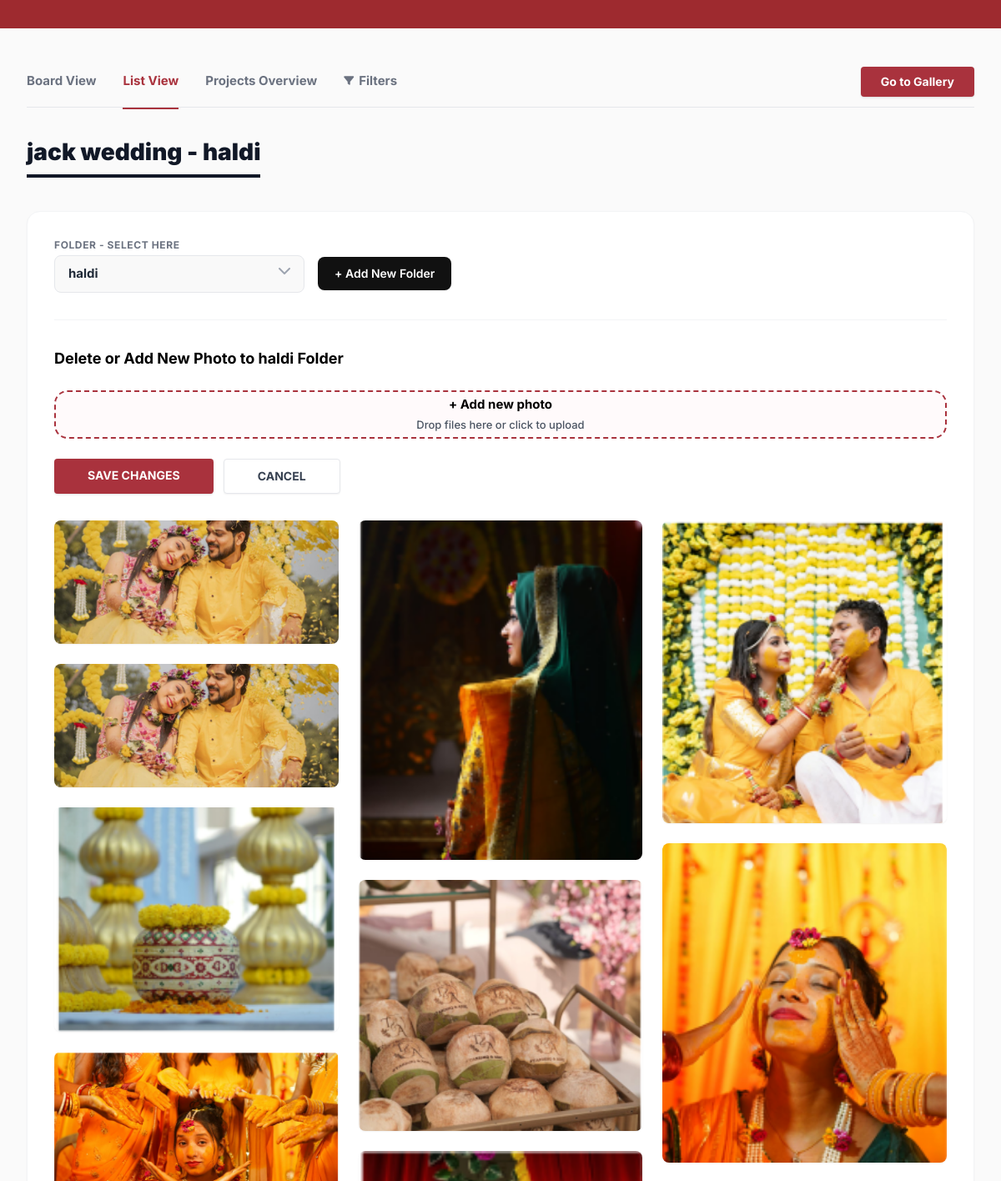
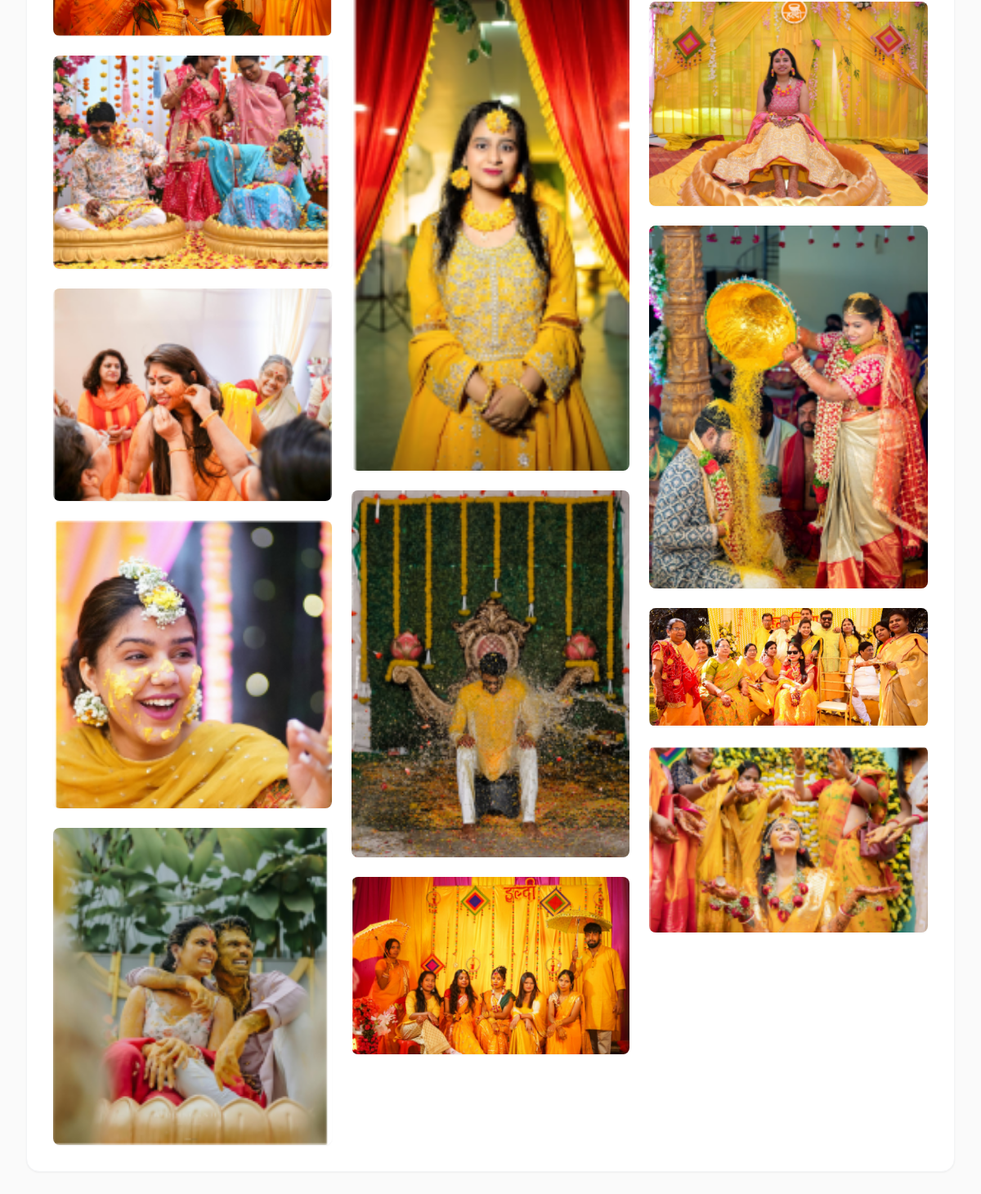
The app's page /galleries/edit/1/ with its own data (2 pictures, top to bottom).
### photography/models.py (models this page shows)
class Gallery(models.Model):
    title = models.CharField(max_length=255)
    project_id = models.CharField(max_length=50)
    event_date = models.DateField()
    created_at = models.DateTimeField(auto_now_add=True)
    share_token = models.UUIDField(default=uuid.uuid4, editable=False, unique=True)
    expiry_date = models.DateField(null=True, blank=True)
    submitted_at = models.DateTimeField(null=True, blank=True)
    album_choice = models.CharField(max_length=50, null=True, blank=True)

class Folder(models.Model):
    gallery = models.ForeignKey(Gallery, related_name='folders', on_delete=models.CASCADE)
    title = models.CharField(max_length=255)

class Image(models.Model):
    folder = models.ForeignKey(Folder, related_name='images', on_delete=models.CASCADE)
    file = models.ImageField(upload_to='galleries/')
    is_cover = models.BooleanField(default=False)

### photography/views.py (the view)
# urls.py: path('galleries/edit/<int:gallery_id>/', edit_gallery, name='edit_gallery'),
def edit_gallery(request, gallery_id):
    gallery = get_object_or_404(Gallery, id=gallery_id)
    folders = gallery.folders.all()
    current_folder_id = request.GET.get('folder')
    if current_folder_id:
        current_folder = get_object_or_404(Folder, id=current_folder_id, gallery=gallery)
    elif folders.exists():
        current_folder = folders.first()
    else:
        current_folder = None
    images = []
    if current_folder:
        images = current_folder.images.all()
    return render(request, 'gallery/edit_gallery.html', {
        'gallery': gallery,
        'folders': folders,
        'current_folder': current_folder,
        'images': images,
    })

### photography/context_processors.py (called while the page is built, shortened)
def notifications_context(request):
    return {'unread_notifications': [], 'unread_count': 0}

### photography/templates/gallery/edit_gallery.html (shortened to what this page needs)
{% extends "base.html" %}
{% load static %}
{% block content %}
<link rel="stylesheet" href="https://cdnjs.cloudflare.com/ajax/libs/font-awesome/6.5.1/css/all.min.css">
<div class="max-w-[1400px] mx-auto p-4 sm:p-6 lg:p-8 min-h-screen font-['Inter']">
    <div class="flex flex-col lg:flex-row justify-between items-start lg:items-end mb-8 border-b border-gray-200 pb-3 gap-6">
        <div class="flex gap-8 text-[15px]">
            <span class="text-gray-500 font-bold pb-2 cursor-pointer hover:text-black transition">Board View</span>
            <span class="text-[#A9323D] font-bold pb-2 border-b-2 border-[#A9323D] -mb-[15px] cursor-pointer">List View</span>
            <span class="text-gray-500 font-bold pb-2 cursor-pointer hover:text-black transition">Projects Overview</span>
            <span class="text-gray-500 font-bold pb-2 cursor-pointer hover:text-black transition flex items-center gap-1.5"><i class="fas fa-filter text-xs"></i> Filters</span>
        </div>
        <a href="{% url 'gallery_dashboard' %}" class="bg-[#A9323D] text-white px-6 py-2 rounded font-bold text-sm hover:bg-red-800 transition shadow whitespace-nowrap">
            Go to Gallery
        </a>
    </div>
    <div class="mb-10">
        <h1 class="text-[28px] font-black text-gray-900 border-b-4 border-gray-900 pb-1.5 inline-block">{{ gallery.title }} - {{ current_folder.title|default:"No Folder" }}</h1>
    </div>
    <div class="bg-white p-8 rounded-2xl shadow-sm border border-gray-100 mb-10">
        <div class="flex flex-wrap items-center gap-4 mb-8">
            <div class="relative w-[300px]">
                <label class="block text-xs font-bold text-gray-500 mb-1 tracking-wider">FOLDER - SELECT HERE</label>
                <select id="folderSelect" onchange="switchFolder(this.value)" class="w-full bg-[#f9f9f9] border border-gray-200 px-4 py-2.5 rounded-lg font-bold text-gray-800 outline-none focus:ring-1 focus:ring-gray-300 appearance-none text-[15px]">
                    {% for folder in folders %}
                    <option value="{{ folder.id }}" {% if folder.id == current_folder.id %}selected{% endif %}>{{ folder.title }}</option>
                    {% endfor %}
                </select>
            </div>
            <button onclick="openAddFolderModal()" class="bg-[#111] text-white px-5 py-2.5 rounded-lg font-semibold text-sm hover:bg-gray-800 transition shadow-sm mt-5">
                + Add New Folder
            </button>
        </div>
        {% if current_folder %}
        <div class="mb-8 border-t border-gray-100 pt-8">
            <p class="font-bold text-black text-lg mb-6">Delete or Add New Photo to {{ current_folder.title }} Folder</p>
            <form id="dropzoneForm" enctype="multipart/form-data">
                <div id="dropzoneZone" class="border-2 border-dashed border-[#A9323D] bg-[#fffafb] rounded-2xl p-1 text-center flex flex-col items-center justify-center cursor-pointer hover:bg-[#fff0f3] transition mb-6" onclick="document.getElementById('editFileInput').click()">
                    <p class="font-bold text-black text-[15px] mb-1">+ Add new photo</p>
                    <p class="text-gray-600 font-medium text-[13px]">Drop files here or click to upload</p>
                </div>
            </form>
            <div class="flex gap-3">
                <a href="{% url 'gallery_dashboard' %}" class="bg-[#A9323D] text-white px-10 py-2.5 rounded font-bold text-sm hover:bg-red-800 transition shadow">
                    SAVE CHANGES
                </a>
                <a href="{% url 'gallery_dashboard' %}" class="bg-white border border-gray-200 text-gray-700 px-10 py-2.5 rounded font-bold text-sm hover:bg-gray-50 transition shadow-sm">
                    CANCEL
                </a>
            </div>
        </div>
        <div class="edit-masonry-grid" id="imageGrid">
            {% for image in images %}
            <div class="edit-masonry-item shadow-sm" id="image_container_{{ image.id }}">
                <img src="{{ image.file.url }}" alt="Gallery Image" class="w-full h-auto block">
            </div>
            {% empty %}
            <div class="col-span-full text-center py-20 text-gray-400 font-medium" id="emptyStateMsg">No images in this folder.</div>
            {% endfor %}
        </div>
        {% else %}
        <div class="text-center py-20 text-gray-400 font-medium">No folders exist yet. Click "+ Add New Folder" to start.</div>
        {% endif %}
    </div>
</div>
{% endblock %}

### photography/templates/base.html (style rules this page uses)
body { font-family: "Inter", sans-serif; background: #fff; overflow-x: hidden; overflow-y: auto; }

### photography/templates/gallery/edit_gallery.html (style rules this page uses)
body { font-family: "Inter", sans-serif; background-color: #fafafa; }
.edit-masonry-grid { column-count: 1; column-gap: 1.5rem; }
@media (min-width: 768px) { .edit-masonry-grid { column-count: 2; } }
@media (min-width: 1024px) { .edit-masonry-grid { column-count: 3; } }
.edit-masonry-item { break-inside: avoid; margin-bottom: 1.5rem; position: relative; border-radius: 0.5rem; overflow: hidden; }

### records on screen
Gallery: title "jack wedding"
Folder: title "haldi"
Image: file (picture)
Image: file (picture)
Image: file (picture)
Image: file (picture)
Image: file (picture)
Image: file (picture)
Image: file (picture)
Image: file (picture)
Image: file (picture)
Image: file (picture)
Image: file (picture)
Image: file (picture)
Image: file (picture)
Image: file (picture)
Image: file (picture)
Image: file (picture)
Image: file (picture)
Image: file (picture)
Image: file (picture)

### other values on screen
form field value "haldi"
